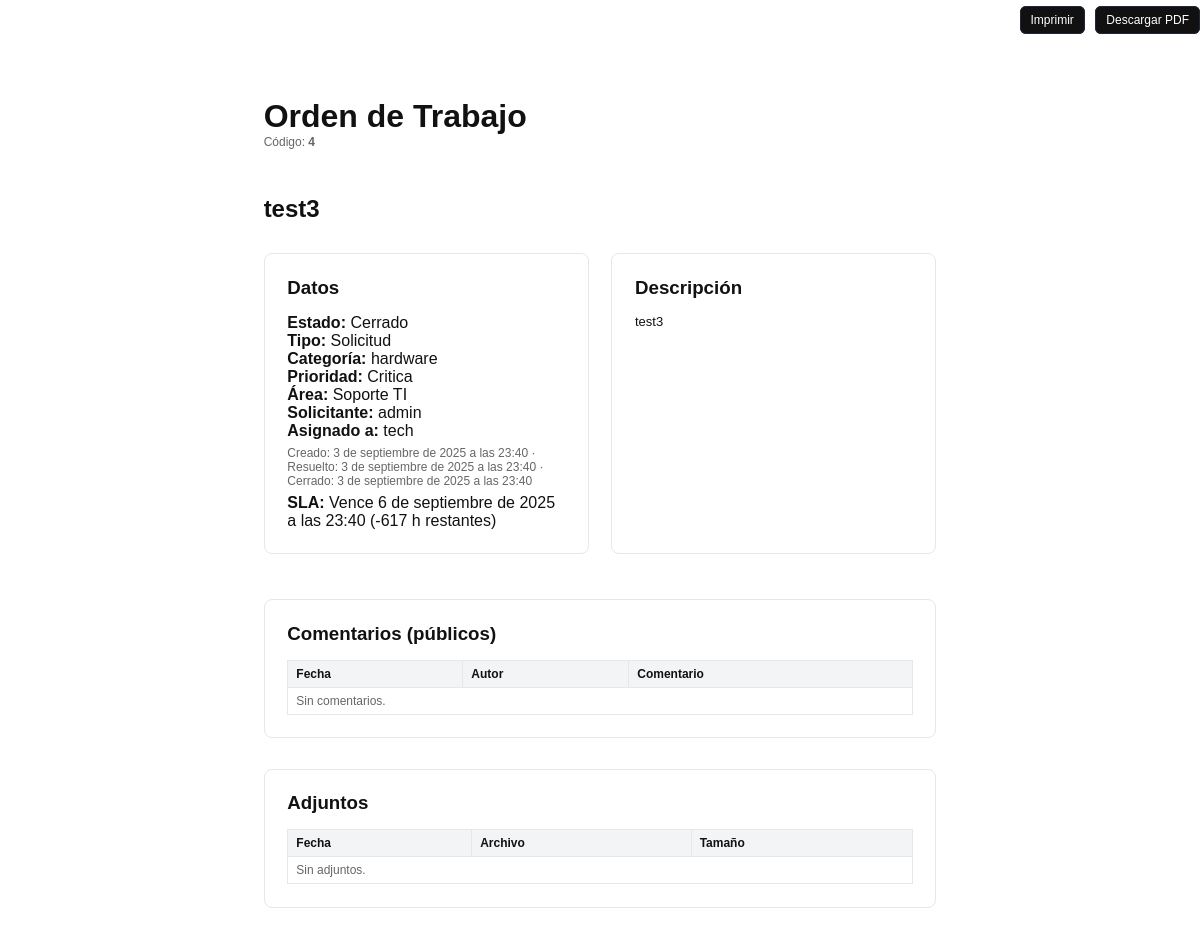
/tickets/4/print/ (signed in), run on the app's committed database.
### tickets/models.py (models this page shows, shortened)
class Ticket(models.Model):
    OPEN = "OPEN"
    IN_PROGRESS = "IN_PROGRESS"
    RESOLVED = "RESOLVED"
    CLOSED = "CLOSED"
    STATUS_CHOICES = [
        (OPEN, "Abierto"),
        (IN_PROGRESS, "En Progreso"),
        (RESOLVED, "Resuelto"),
        (CLOSED, "Cerrado"),
    ]
    INCIDENT = "INCIDENT"
    REQUEST = "REQUEST"
    KIND_CHOICES = [
        (INCIDENT, "Incidente"),
        (REQUEST, "Solicitud"),
    ]
    code = models.CharField(max_length=20, unique=True)
    title = models.CharField(max_length=200)
    description = models.TextField()
    kind = models.CharField(
        max_length=20,
        choices=KIND_CHOICES,
        default=REQUEST,
        help_text="Clasificación funcional del ticket (incidente o solicitud)",
    )
    requester = models.ForeignKey(
        settings.AUTH_USER_MODEL, on_delete=models.CASCADE, related_name="tickets"
    )
    category = models.ForeignKey(Category, on_delete=models.PROTECT)
    priority = models.ForeignKey(Priority, on_delete=models.PROTECT)
    area = models.ForeignKey(Area, on_delete=models.PROTECT, null=True, blank=True)
    status = models.CharField(max_length=20, choices=STATUS_CHOICES, default=OPEN)
    assigned_to = models.ForeignKey(
        settings.AUTH_USER_MODEL,
        on_delete=models.SET_NULL,
        null=True,
        blank=True,
        related_name="assigned",
    )
    created_at = models.DateTimeField(auto_now_add=True)  # se fija al crear
    updated_at = models.DateTimeField(auto_now=True)      # se actualiza en cada save()
    resolved_at = models.DateTimeField(null=True, blank=True)  # cuando pasa a RESOLVED
    closed_at = models.DateTimeField(null=True, blank=True)    # cuando pasa a CLOSED
    class Meta:
        permissions = [
            ("assign_ticket", "Puede asignar ticket"),
            ("transition_ticket", "Puede cambiar estado de ticket"),
            ("comment_internal", "Puede comentar internamente"),
            ("view_all_tickets", "Puede ver todos los tickets"),
        ]
    def save(self, *args, **kwargs):
        """Genera un código secuencial basado en el ID primario."""
        creating = self.pk is None
        if creating and not self.code:
            self.code = f"_TMP-{uuid.uuid4().hex}"
        super().save(*args, **kwargs)
        if creating:
            desired = str(self.pk)
            if self.code != desired:
                type(self).objects.filter(pk=self.pk).update(code=desired)
                self.code = desired
    @property
    def sla_hours_value(self) -> int:
        try:
            return int(getattr(self.priority, "sla_hours", 72) or 72)
        except Exception:
            return 72
    @property
    def due_at(self):
        return self.created_at + timedelta(hours=self.sla_hours_value)
    @property
    def remaining_hours(self) -> float:
        return (self.due_at - timezone.now()).total_seconds() / 3600.0
    @property
    def is_overdue(self) -> bool:
        return self.status in (self.OPEN, self.IN_PROGRESS) and self.remaining_hours < 0
    @property
    def is_warning(self) -> bool:
        return (
            self.status in (self.OPEN, self.IN_PROGRESS)
            and 0 <= self.remaining_hours <= (0.2 * self.sla_hours_value)
        )
    @property
    def is_critical(self) -> bool:
        return (getattr(self.priority, "name", "") or "").lower() == "crítica"

### catalog/models.py (models this page shows, shortened)
class Category(models.Model):
    name = models.CharField(max_length=120, unique=True)
    description = models.TextField(blank=True)
    is_active = models.BooleanField(default=True)

class Priority(models.Model):
    name = models.CharField(max_length=120, unique=True)
    sla_hours = models.PositiveIntegerField(default=72)

class Area(models.Model):
    name = models.CharField(max_length=120, unique=True)

### tickets/views.py (the view)
# urls.py: path("tickets/<int:pk>/print/", ticket_views.ticket_print, name="ticket_print"),
@login_required
def ticket_print(request, pk):
    t = get_object_or_404(
        Ticket.objects.select_related(
            "category", "priority", "area", "requester", "assigned_to"
        ),
        pk=pk,
    )
    u = request.user
    if not (
        is_admin(u)
        or (is_tech(u) and t.assigned_to_id in (None, u.id))
        or t.requester_id == u.id
    ):
        return HttpResponseForbidden("Sin autorización")
    return TemplateResponse(request, "tickets/print.html", {"t": t})

### accounts/roles.py (called while the page is built)
def is_admin(user):
    return user.is_superuser or user.groups.filter(name=ROLE_ADMIN).exists()

### templates/tickets/print.html (shortened to what this page needs)
{% load static %}
<!doctype html>
<html lang="es">
<head>
</head>
<body>
<div class="screen-controls">
  <a class="btn" href="javascript:window.print()">Imprimir</a>
  {% if not for_pdf %}
    <a class="btn" href="{% url 'ticket_pdf' t.id %}">Descargar PDF</a>
  {% endif %}
</div>
<div class="page">
  <div class="mb-3">
    <h1>Orden de Trabajo</h1>
    <div class="muted">Código: <strong>{{ t.code }}</strong></div>
  </div>
  <div class="row mb-2" style="justify-content:space-between; align-items:center;">
    <h2 style="max-width:150mm;">{{ t.title }}</h2>
  </div>
  <div class="grid mb-3">
    <div class="box">
      <h3 class="mb-1">Datos</h3>
      <div><strong>Estado:</strong> {{ t.get_status_display }}</div>
      <div><strong>Tipo:</strong> {{ t.get_kind_display }}</div>
      <div><strong>Categoría:</strong> {{ t.category.name }}</div>
      <div><strong>Prioridad:</strong> {{ t.priority.name }}</div>
      {% if t.area %}<div><strong>Área:</strong> {{ t.area.name }}</div>{% endif %}
      <div><strong>Solicitante:</strong> {{ t.requester.username }}</div>
      <div><strong>Asignado a:</strong> {% if t.assigned_to %}{{ t.assigned_to.username }}{% else %}-{% endif %}</div>
      <div class="muted" style="margin-top:6px;">
        Creado: {{ t.created_at }}{% if t.resolved_at %} · Resuelto: {{ t.resolved_at }}{% endif %}{% if t.closed_at %} · Cerrado: {{ t.closed_at }}{% endif %}
      </div>
      <div style="margin-top:6px;">
        <strong>SLA:</strong>
        {% if t.is_overdue %}
          Vencido ({{ t.due_at }})
        {% else %}
          Vence {{ t.due_at }} ({{ t.remaining_hours|floatformat:0 }} h restantes)
        {% endif %}
      </div>
    </div>
    <div class="box">
      <h3 class="mb-1">Descripción</h3>
      <div style="white-space:pre-line; font-size: 13px;">{{ t.description }}</div>
    </div>
  </div>
  <div class="box mb-2">
    <h3 class="mb-1">Comentarios (públicos)</h3>
    <table>
      <thead>
        <tr><th>Fecha</th><th>Autor</th><th>Comentario</th></tr>
      </thead>
      <tbody>
        {% for c in t.ticketcomment_set.all %}
          {% if not c.is_internal %}
          <tr>
            <td class="muted">{{ c.created_at }}</td>
            <td>{{ c.author.username }}</td>
            <td>{{ c.body }}</td>
          </tr>
          {% endif %}
        {% empty %}
        <tr><td colspan="3" class="muted">Sin comentarios.</td></tr>
        {% endfor %}
      </tbody>
    </table>
  </div>
  <div class="box">
    <h3 class="mb-1">Adjuntos</h3>
    <table>
      <thead>
        <tr><th>Fecha</th><th>Archivo</th><th>Tamaño</th></tr>
      </thead>
      <tbody>
        {% for a in t.ticketattachment_set.all %}
        <tr>
          <td class="muted">{{ a.uploaded_at }}</td>
          <td>{{ a.file.name }}</td>
          <td>{{ a.size }} bytes</td>
        </tr>
        {% empty %}
        <tr><td colspan="3" class="muted">Sin adjuntos.</td></tr>
        {% endfor %}
      </tbody>
    </table>
  </div>
</div>
</body>
</html>

### templates/tickets/print.html (style rules this page uses)
* { box-sizing: border-box; }
body { font-family: Arial, Helvetica, sans-serif; margin: 0; color: #111; }
.page { width: 210mm; min-height: 297mm; padding: 16mm; margin: 0 auto; background: #fff; }
h1, h2, h3 { margin: 0; }
.muted { color: #666; font-size: 12px; }
.mb-1 { margin-bottom: 4mm; }
.mb-2 { margin-bottom: 8mm; }
.mb-3 { margin-bottom: 12mm; }
.grid { display: grid; grid-template-columns: 1fr 1fr; gap: 6mm; }
.box { border: 1px solid #e5e7eb; border-radius: 8px; padding: 6mm; }
.row { display: flex; gap: 6mm; }
table { width: 100%; border-collapse: collapse; }
th, td { border: 1px solid #e5e7eb; padding: 6px 8px; font-size: 12px; text-align: left; }
th { background: #f3f4f6; }
.screen-controls { padding: 10px 0; text-align: right; }
.btn { border: 1px solid #1f2937; padding: 6px 10px; border-radius: 6px; text-decoration: none; color: #fff; background: #111; font-size: 12px; }
.btn + .btn { margin-left: 6px; }

### data on the page
Ticket: code "4", title "test3", status "Cerrado", kind "Solicitud", category.name "hardware", priority.name "Critica", area.name "Soporte TI", requester.username "admin", assigned_to.username "tech", created_at "3 de septiembre de 2025 a las 23:40", resolved_at "3 de septiembre de 2025 a las 23:40", closed_at "3 de septiembre de 2025 a las 23:40", due_at "6 de septiembre de 2025 a las 23:40", remaining_hours "-617", description "test3"
